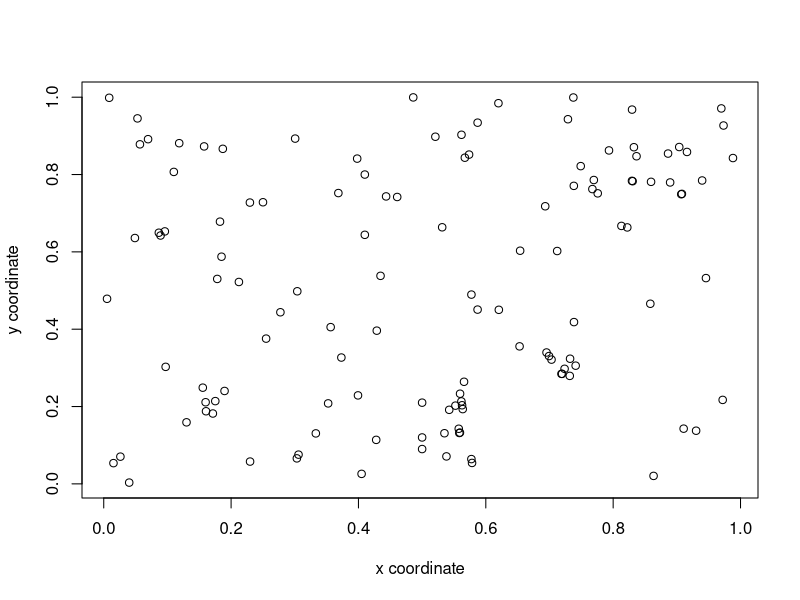

Source code (R):
# pines data extraction
library(spatstat)
data(finpines)
data_x <- (finpines$x + 5)/10 # normalize data to unit square
data_y <- (finpines$y + 8)/10
plot(x = data_x, y = data_y, type = "p", xlab = "x coordinate", ylab = "y coordinate")

df_pines = data.frame(data_x, data_y)
setwd("~/Dropbox/smc_hmc/python_smchmc/smc_sampler_functions")
write.csv(df_pines, file = "df_pines.csv")
